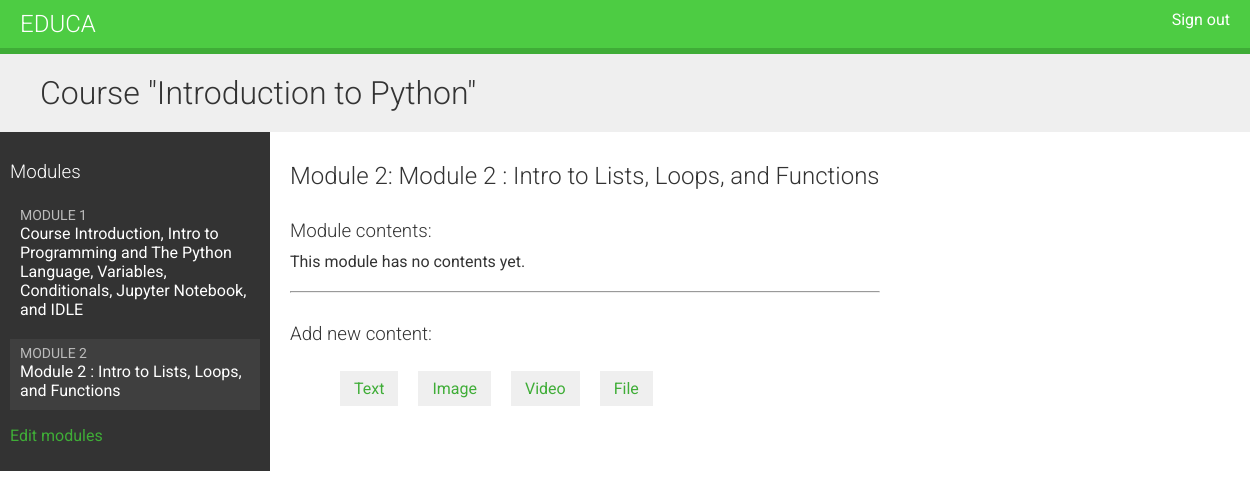
Page /course/module/7/ (signed in) on the earlier database version.
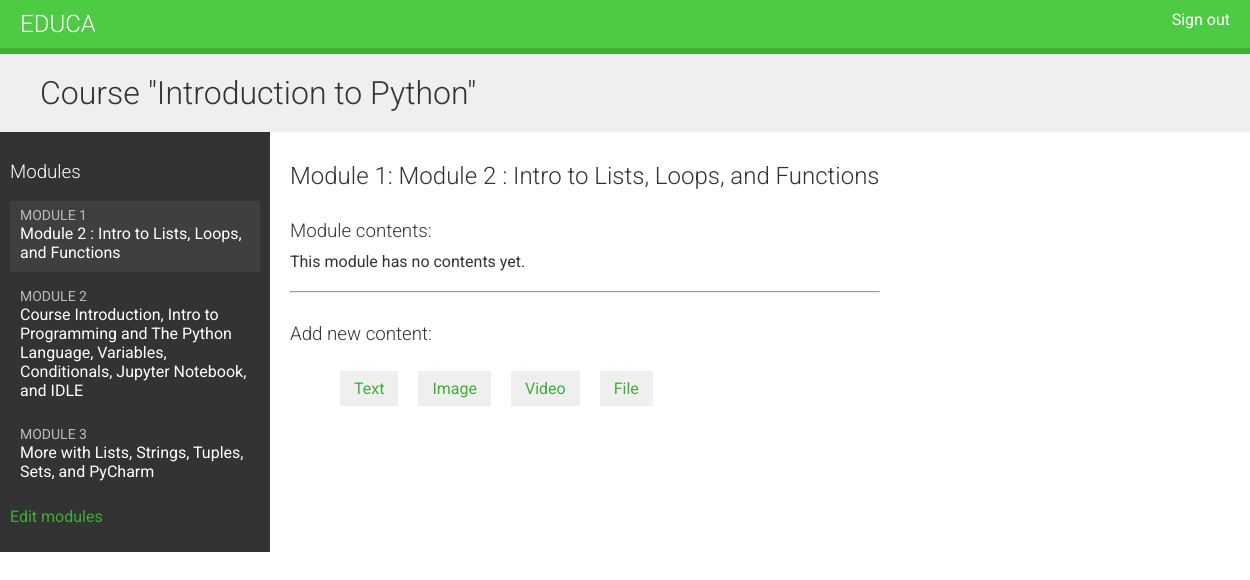
Same page on the later database version.
### courses/models.py (models this page shows, shortened)
class Course(models.Model):
    owner = models.ForeignKey(User,
    related_name='courses_created',
    on_delete=models.CASCADE)
    subject = models.ForeignKey(Subject,
    related_name='courses',
    on_delete=models.CASCADE)
    title = models.CharField(max_length=200)
    slug = models.SlugField(max_length=200, unique=True)
    overview = models.TextField()
    created = models.DateTimeField(auto_now_add=True)
    class Meta:
        ordering = ['-created']

class Module(models.Model):
    course = models.ForeignKey(Course,
    related_name='modules',
    on_delete=models.CASCADE)
    title = models.CharField(max_length=200)
    description = models.TextField(blank=True)
    order = OrderField(blank=True, for_fields=['course'])
    class Meta:
        ordering = ['order']

### courses/views.py (the view)
class ModuleContentListView(TemplateResponseMixin, View):
    template_name = 'courses/manage/module/content_list.html'
    def get(self, request, module_id):
        module = get_object_or_404(Module,
                                    id=module_id,
                                    course__owner=request.user)
        return self.render_to_response({'module': module})

### courses/templates/courses/manage/module/content_list.html (shortened to what this page needs)
{% extends "base.html" %}
{% load course %}
{% block content %}
{% with course=module.course %}
    <h1>Course "{{ course.title }}"</h1>
    <div class="contents">
        <h3>Modules</h3>
        <ul id="modules">
        {% for m in course.modules.all %}
            <li data-id="{{ m.id }}" {% if m == module %}class="selected"{% endif %}>
                <a href="{% url "module_content_list" m.id %}">
                    <span>
                        Module <span class="order">{{ m.order|add:1 }}</span>
                    </span>
                    <br>
                    {{ m.title }}
                </a>
            </li>
        {% empty %}
            <li>No modules yet.</li>
        {% endfor %}
        </ul>
        <p><a href="{% url "course_module_update" course.id %}">Edit modules</a></p>
    </div>
    <div class="module">
        <h2>Module {{ module.order|add:1 }}: {{ module.title }}</h2>
        <h3>Module contents:</h3>
        <div id="module-contents">
            {% for content in module.contents.all %}
            <div data-id="{{ content.id }}">
                {% with item=content.item %}
                    <p>{{ item }} ({{ item|model_name }})</p>
                    <a href="{% url "module_content_update" module.id item|model_name item.id %}">Edit</a>
                    <form action="{% url "module_content_delete" content.id %}" method="post">
                        <input type="submit" value="Delete">
                        {% csrf_token %}
                    </form>
                {% endwith %}
            </div>
            {% empty %}
                <p>This module has no contents yet.</p>
            {% endfor %}
        </div>
        <hr>
        <h3>Add new content:</h3>
        <ul class="content-types">
            <li><a href="{% url "module_content_create" module.id "text" %}">Text</a></li>
            <li><a href="{% url "module_content_create" module.id "image" %}">Image</a></li>
            <li><a href="{% url "module_content_create" module.id "video" %}">Video</a></li>
            <li><a href="{% url "module_content_create" module.id "file" %}">File</a></li>
        </ul>
    </div>
{% endwith %}
{% endblock %}

### courses/templates/base.html (shortened to what this page needs)
{% load static %}
<!DOCTYPE html>
<html>
<head>
    <link href="{% static "css/base.css" %}" rel="stylesheet">
</head>
<body>
<div id="header">
    <a href="/" class="logo">Educa</a>
    <ul class="menu">
        {% if request.user.is_authenticated %}
            <li><a href="{% url "logout" %}">Sign out</a></li>
        {% else %}
            <li><a href="{% url "login" %}">Sign in</a></li>
        {% endif %}
</ul>
</div>
<div id="content">
    {% block content %}
    {% endblock %}
</div>
</body>
</html>

### courses/static/css/base.css (style rules this page uses)
body { margin:0; font-family:'Roboto', sans-serif; font-weight:400; color:#333; }
a { color:#3fad37; text-decoration:none; }
h1, h2, h3, h4, h5, h6 { font-family:'Roboto', sans-serif; font-weight:300; }
h1 { background:#efefef; width:100%; overflow:auto; padding:20px 0 20px 40px; margin:0; }
.module { overflow:auto; }
.module h3 { margin:30px 0 0; padding:0; width:100%; }
.module p { margin:10px 0 20px; width:100%; float:left; }
#header { background:#4dcc43; overflow:auto; padding:10px 20px; border-bottom:6px solid #3fad37; }
#header .logo { text-decoration:none; font-family:'Roboto', sans-serif; font-weight:300; text-transform:uppercase; font-size:24px; color:#fff; float:left; }
#header a { color:#fff; }
#header .menu { list-style:none; float:right; margin:0; padding:0; }
.contents { width:20%; padding:10px; float:left; background:#333; color: #fff; font-family:'Roboto', sans-serif; }
.contents ul { list-style:none; margin:0; padding:0; }
.contents ul li { margin:0 0 10px 0; padding:4px 10px 10px; overflow:auto; }
.contents ul li.selected { background:#3f3f3f; }
.contents ul span { text-transform:uppercase; color:#bbb; font-size:14px; }
.contents ul a { display:block; color:#fff; text-decoration:none; }
.module { padding:10px 20px; float:left; }
ul.content-types li { list-style:none; float:left; margin:10px; background:#efefef; padding:8px 14px; }

Differences in the rows shown:
changed Module "Module 2 : Intro to Lists, Loops, and Functions": order|add "2" → "1"; moves up the list
changed Module (number 2 of 3 on the later page): order|add "1" → "2"
added Module: order|add "3", title "More with Lists, Strings, Tuples, Sets, and PyCharm"
